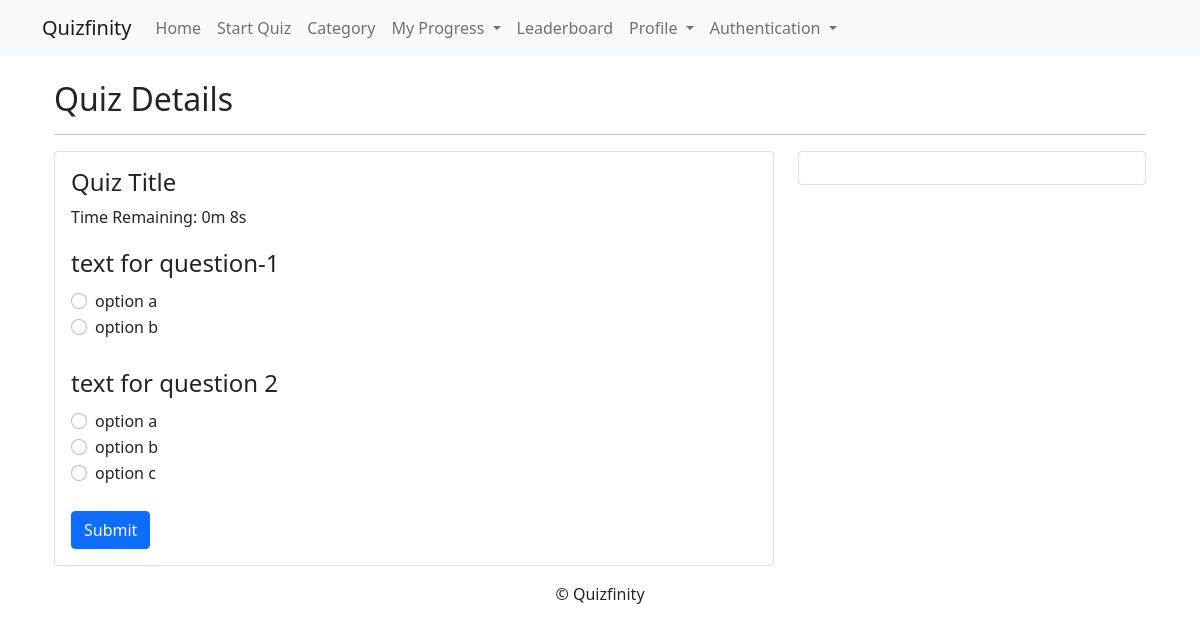
The app's page /quiz/1/ with its own data.
### quizzes/models.py (models this page shows)
class Question(models.Model):
    quiz = models.ForeignKey(Quiz, on_delete=models.CASCADE)
    text = models.TextField()

class Option(models.Model):
    question = models.ForeignKey(Question, on_delete=models.CASCADE)
    text = models.CharField(max_length=255)
    is_correct = models.BooleanField(default=False)

### quizzes/views.py (the view, shortened to what this page needs)
# urls.py: path('<int:quiz_id>/', views.quiz_detail, name='quiz_detail'),
def quiz_detail(request, quiz_id):
    quiz = Quiz.objects.get(pk=quiz_id)
    questions = quiz.question_set.all()
    feedback = []
    if quiz.time_limit > 0:
        current_time = datetime.now()
        quiz_start_time = current_time
        quiz_end_time = quiz_start_time + timedelta(seconds=quiz.time_limit)
        time_remaining = max(0, (quiz_end_time - current_time).seconds)
    else:
        time_remaining = None
    return render(request, 'quizzes/quiz_detail.html', {'quiz': quiz, 'questions': questions, 'time_remaining': time_remaining})

### quizzes/templates/quizzes/quiz_detail.html (shortened to what this page needs)
{% extends "base.html" %}
{% block content %}
<div class="container">
    <h2 class="mt-4">Quiz Details</h2>
    <hr>
    <div class="row">
        <div class="col-md-8">
            <div class="card">
                <div class="card-body">
                    <h4 class="card-title">Quiz Title</h4>
                    <p class="card-text">Time Remaining: <span id="timer"></span></p>
                    <form id="quiz-form" method="post">
                        {% for question in questions %}
                        <fieldset class="mb-4">
                            <legend>{{ question.text }}</legend>
                            {% for option in question.option_set.all %}
                            <div class="form-check">
                                <input class="form-check-input" type="radio" name="question_{{ question.id }}" id="option_{{ option.id }}" value="{{ option.id }}">
                                <label class="form-check-label" for="option_{{ option.id }}">
                                    {{ option.text }}
                                </label>
                            </div>
                            {% endfor %}
                        </fieldset>
                        {% endfor %}
                        <button type="submit" class="btn btn-primary" id="submit-button">Submit</button>
                    </form>
                </div>
            </div>
        </div>
        <div class="col-md-4">
            <div class="card">
                <div class="card-body">
                </div>
            </div>
        </div>
    </div>
</div>
{% endblock %}

### records on screen
Question: text "text for question-1"
Option: text "option a"
Option: text "option b"
Question: text "text for question 2"
Option: text "option a"
Option: text "option b"
Option: text "option c"
